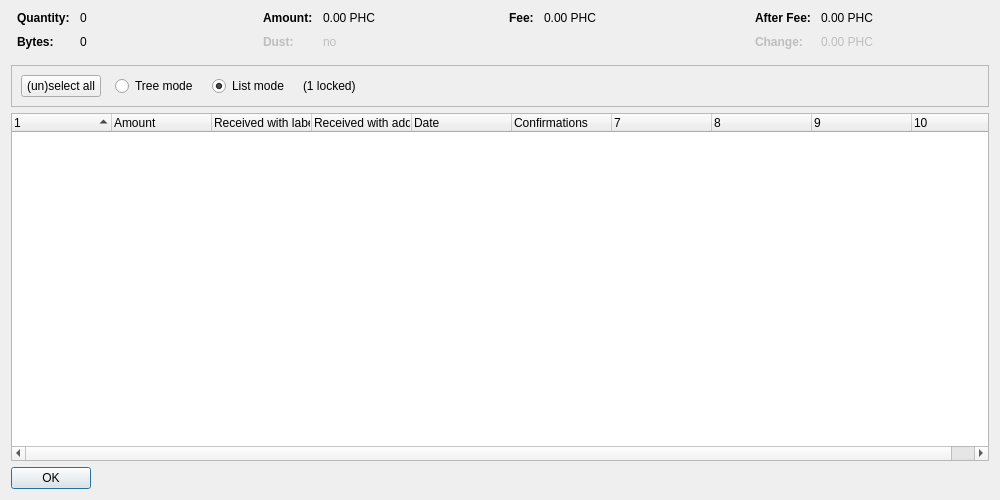
<?xml version="1.0" encoding="UTF-8"?>
<ui version="4.0">
 <class>CoinControlDialog</class>
 <widget class="QDialog" name="CoinControlDialog">
  <property name="geometry">
   <rect>
    <x>0</x>
    <y>0</y>
    <width>1000</width>
    <height>500</height>
   </rect>
  </property>
  <property name="windowTitle">
   <string>Coin Selection</string>
  </property>
  <layout class="QVBoxLayout" name="verticalLayout">
   <item>
    <layout class="QHBoxLayout" name="horizontalLayoutTop" stretch="0,0,0,0">
     <property name="topMargin">
      <number>0</number>
     </property>
     <property name="bottomMargin">
      <number>10</number>
     </property>
     <item>
      <layout class="QFormLayout" name="formLayoutCoinControl1">
       <property name="horizontalSpacing">
        <number>10</number>
       </property>
       <property name="verticalSpacing">
        <number>10</number>
       </property>
       <property name="leftMargin">
        <number>6</number>
       </property>
       <property name="rightMargin">
        <number>6</number>
       </property>
       <item row="0" column="0">
        <widget class="QLabel" name="labelCoinControlQuantityText">
         <property name="font">
          <font>
           <weight>75</weight>
           <bold>true</bold>
          </font>
         </property>
         <property name="text">
          <string>Quantity:</string>
         </property>
        </widget>
       </item>
       <item row="0" column="1">
        <widget class="QLabel" name="labelCoinControlQuantity">
         <property name="cursor">
          <cursorShape>IBeamCursor</cursorShape>
         </property>
         <property name="contextMenuPolicy">
          <enum>Qt::ActionsContextMenu</enum>
         </property>
         <property name="text">
          <string notr="true">0</string>
         </property>
         <property name="textInteractionFlags">
          <set>Qt::LinksAccessibleByMouse|Qt::TextSelectableByKeyboard|Qt::TextSelectableByMouse</set>
         </property>
        </widget>
       </item>
       <item row="1" column="0">
        <widget class="QLabel" name="labelCoinControlBytesText">
         <property name="font">
          <font>
           <weight>75</weight>
           <bold>true</bold>
          </font>
         </property>
         <property name="text">
          <string>Bytes:</string>
         </property>
        </widget>
       </item>
       <item row="1" column="1">
        <widget class="QLabel" name="labelCoinControlBytes">
         <property name="cursor">
          <cursorShape>IBeamCursor</cursorShape>
         </property>
         <property name="contextMenuPolicy">
          <enum>Qt::ActionsContextMenu</enum>
         </property>
         <property name="text">
          <string notr="true">0</string>
         </property>
         <property name="textInteractionFlags">
          <set>Qt::LinksAccessibleByMouse|Qt::TextSelectableByKeyboard|Qt::TextSelectableByMouse</set>
         </property>
        </widget>
       </item>
      </layout>
     </item>
     <item>
      <layout class="QFormLayout" name="formLayoutCoinControl2">
       <property name="horizontalSpacing">
        <number>10</number>
       </property>
       <property name="verticalSpacing">
        <number>10</number>
       </property>
       <property name="leftMargin">
        <number>6</number>
       </property>
       <property name="rightMargin">
        <number>6</number>
       </property>
       <item row="0" column="0">
        <widget class="QLabel" name="labelCoinControlAmountText">
         <property name="font">
          <font>
           <weight>75</weight>
           <bold>true</bold>
          </font>
         </property>
         <property name="text">
          <string>Amount:</string>
         </property>
        </widget>
       </item>
       <item row="0" column="1">
        <widget class="QLabel" name="labelCoinControlAmount">
         <property name="cursor">
          <cursorShape>IBeamCursor</cursorShape>
         </property>
         <property name="contextMenuPolicy">
          <enum>Qt::ActionsContextMenu</enum>
         </property>
         <property name="text">
          <string notr="true">0.00 PHC</string>
         </property>
         <property name="textInteractionFlags">
          <set>Qt::LinksAccessibleByMouse|Qt::TextSelectableByKeyboard|Qt::TextSelectableByMouse</set>
         </property>
        </widget>
       </item>
       <item row="1" column="0">
        <widget class="QLabel" name="labelCoinControlLowOutputText">
         <property name="enabled">
          <bool>false</bool>
         </property>
         <property name="font">
          <font>
           <weight>75</weight>
           <bold>true</bold>
          </font>
         </property>
         <property name="text">
          <string>Dust:</string>
         </property>
        </widget>
       </item>
       <item row="1" column="1">
        <widget class="QLabel" name="labelCoinControlLowOutput">
         <property name="enabled">
          <bool>false</bool>
         </property>
         <property name="cursor">
          <cursorShape>IBeamCursor</cursorShape>
         </property>
         <property name="contextMenuPolicy">
          <enum>Qt::ActionsContextMenu</enum>
         </property>
         <property name="text">
          <string notr="true">no</string>
         </property>
         <property name="textInteractionFlags">
          <set>Qt::LinksAccessibleByMouse|Qt::TextSelectableByKeyboard|Qt::TextSelectableByMouse</set>
         </property>
        </widget>
       </item>
      </layout>
     </item>
     <item>
      <layout class="QFormLayout" name="formLayoutCoinControl3">
       <property name="horizontalSpacing">
        <number>10</number>
       </property>
       <property name="verticalSpacing">
        <number>10</number>
       </property>
       <property name="leftMargin">
        <number>6</number>
       </property>
       <property name="rightMargin">
        <number>6</number>
       </property>
       <item row="0" column="0">
        <widget class="QLabel" name="labelCoinControlFeeText">
         <property name="font">
          <font>
           <weight>75</weight>
           <bold>true</bold>
          </font>
         </property>
         <property name="text">
          <string>Fee:</string>
         </property>
        </widget>
       </item>
       <item row="0" column="1">
        <widget class="QLabel" name="labelCoinControlFee">
         <property name="cursor">
          <cursorShape>IBeamCursor</cursorShape>
         </property>
         <property name="contextMenuPolicy">
          <enum>Qt::ActionsContextMenu</enum>
         </property>
         <property name="text">
          <string notr="true">0.00 PHC</string>
         </property>
         <property name="textInteractionFlags">
          <set>Qt::LinksAccessibleByMouse|Qt::TextSelectableByKeyboard|Qt::TextSelectableByMouse</set>
         </property>
        </widget>
       </item>
      </layout>
     </item>
     <item>
      <layout class="QFormLayout" name="formLayoutCoinControl4">
       <property name="horizontalSpacing">
        <number>10</number>
       </property>
       <property name="verticalSpacing">
        <number>10</number>
       </property>
       <property name="leftMargin">
        <number>6</number>
       </property>
       <property name="rightMargin">
        <number>6</number>
       </property>
       <item row="0" column="0">
        <widget class="QLabel" name="labelCoinControlAfterFeeText">
         <property name="font">
          <font>
           <weight>75</weight>
           <bold>true</bold>
          </font>
         </property>
         <property name="text">
          <string>After Fee:</string>
         </property>
        </widget>
       </item>
       <item row="0" column="1">
        <widget class="QLabel" name="labelCoinControlAfterFee">
         <property name="cursor">
          <cursorShape>IBeamCursor</cursorShape>
         </property>
         <property name="contextMenuPolicy">
          <enum>Qt::ActionsContextMenu</enum>
         </property>
         <property name="text">
          <string notr="true">0.00 PHC</string>
         </property>
         <property name="textInteractionFlags">
          <set>Qt::LinksAccessibleByMouse|Qt::TextSelectableByKeyboard|Qt::TextSelectableByMouse</set>
         </property>
        </widget>
       </item>
       <item row="1" column="0">
        <widget class="QLabel" name="labelCoinControlChangeText">
         <property name="enabled">
          <bool>false</bool>
         </property>
         <property name="font">
          <font>
           <weight>75</weight>
           <bold>true</bold>
          </font>
         </property>
         <property name="text">
          <string>Change:</string>
         </property>
        </widget>
       </item>
       <item row="1" column="1">
        <widget class="QLabel" name="labelCoinControlChange">
         <property name="enabled">
          <bool>false</bool>
         </property>
         <property name="cursor">
          <cursorShape>IBeamCursor</cursorShape>
         </property>
         <property name="contextMenuPolicy">
          <enum>Qt::ActionsContextMenu</enum>
         </property>
         <property name="text">
          <string notr="true">0.00 PHC</string>
         </property>
         <property name="textInteractionFlags">
          <set>Qt::LinksAccessibleByMouse|Qt::TextSelectableByKeyboard|Qt::TextSelectableByMouse</set>
         </property>
        </widget>
       </item>
      </layout>
     </item>
    </layout>
   </item>
   <item>
    <widget class="QFrame" name="frame">
     <property name="minimumSize">
      <size>
       <width>0</width>
       <height>40</height>
      </size>
     </property>
     <property name="frameShape">
      <enum>QFrame::StyledPanel</enum>
     </property>
     <property name="frameShadow">
      <enum>QFrame::Sunken</enum>
     </property>
     <layout class="QHBoxLayout" name="horizontalLayout">
      <item>
       <layout class="QHBoxLayout" name="horizontalLayoutPanel" stretch="0,0,0,0,0">
        <property name="spacing">
         <number>14</number>
        </property>
        <item>
         <widget class="QPushButton" name="pushButtonSelectAll">
          <property name="sizePolicy">
           <sizepolicy hsizetype="Maximum" vsizetype="Fixed">
            <horstretch>0</horstretch>
            <verstretch>0</verstretch>
           </sizepolicy>
          </property>
          <property name="text">
           <string>(un)select all</string>
          </property>
          <property name="autoDefault">
           <bool>false</bool>
          </property>
         </widget>
        </item>
        <item>
         <widget class="QRadioButton" name="radioTreeMode">
          <property name="sizePolicy">
           <sizepolicy hsizetype="Maximum" vsizetype="Fixed">
            <horstretch>0</horstretch>
            <verstretch>0</verstretch>
           </sizepolicy>
          </property>
          <property name="text">
           <string>Tree mode</string>
          </property>
         </widget>
        </item>
        <item>
         <widget class="QRadioButton" name="radioListMode">
          <property name="sizePolicy">
           <sizepolicy hsizetype="Maximum" vsizetype="Fixed">
            <horstretch>0</horstretch>
            <verstretch>0</verstretch>
           </sizepolicy>
          </property>
          <property name="text">
           <string>List mode</string>
          </property>
          <property name="checked">
           <bool>true</bool>
          </property>
         </widget>
        </item>
        <item>
         <widget class="QLabel" name="labelLocked">
          <property name="text">
           <string notr="true">(1 locked)</string>
          </property>
         </widget>
        </item>
        <item>
         <spacer name="horizontalSpacer">
          <property name="orientation">
           <enum>Qt::Horizontal</enum>
          </property>
          <property name="sizeHint" stdset="0">
           <size>
            <width>40</width>
            <height>20</height>
           </size>
          </property>
         </spacer>
        </item>
       </layout>
      </item>
     </layout>
    </widget>
   </item>
   <item>
    <widget class="CoinControlTreeWidget" name="treeWidget">
     <property name="contextMenuPolicy">
      <enum>Qt::CustomContextMenu</enum>
     </property>
     <property name="sortingEnabled">
      <bool>false</bool>
     </property>
     <property name="columnCount">
      <number>10</number>
     </property>
     <attribute name="headerShowSortIndicator" stdset="0">
      <bool>true</bool>
     </attribute>
     <attribute name="headerStretchLastSection">
      <bool>false</bool>
     </attribute>
     <column>
      <property name="text">
       <string/>
      </property>
     </column>
     <column>
      <property name="text">
       <string>Amount</string>
      </property>
     </column>
     <column>
      <property name="text">
       <string>Received with label</string>
      </property>
     </column>
     <column>
      <property name="text">
       <string>Received with address</string>
      </property>
     </column>
     <column>
      <property name="text">
       <string>Date</string>
      </property>
     </column>
     <column>
      <property name="text">
       <string>Confirmations</string>
      </property>
      <property name="toolTip">
       <string>Confirmed</string>
      </property>
     </column>
     <column>
      <property name="text">
       <string/>
      </property>
     </column>
     <column>
      <property name="text">
       <string/>
      </property>
     </column>
     <column>
      <property name="text">
       <string/>
      </property>
     </column>
     <column>
      <property name="text">
       <string/>
      </property>
     </column>
    </widget>
   </item>
   <item>
    <widget class="QDialogButtonBox" name="buttonBox">
     <property name="sizePolicy">
      <sizepolicy hsizetype="Maximum" vsizetype="Fixed">
       <horstretch>0</horstretch>
       <verstretch>0</verstretch>
      </sizepolicy>
     </property>
     <property name="orientation">
      <enum>Qt::Horizontal</enum>
     </property>
     <property name="standardButtons">
      <set>QDialogButtonBox::Ok</set>
     </property>
    </widget>
   </item>
  </layout>
 </widget>
 <customwidgets>
  <customwidget>
   <class>CoinControlTreeWidget</class>
   <extends>QTreeWidget</extends>
   <header>coincontroltreewidget.h</header>
  </customwidget>
 </customwidgets>
 <resources/>
 <connections/>
</ui>
